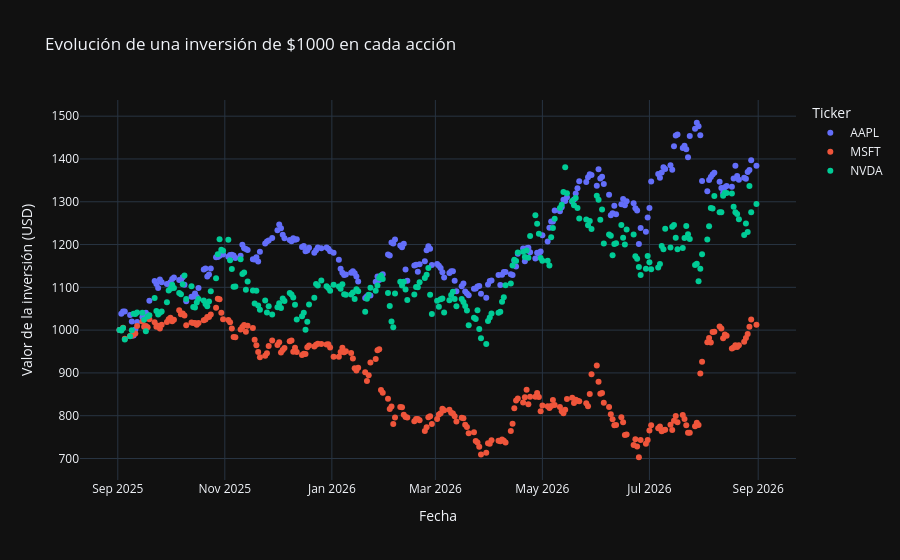

Notebook cell for this chart:
### Code cell
import plotly.io as pio
#print(pio.renderers) # imprimimos el renderizador por defecto de plotly express, que es 
#pio.renderers.default = "vscode" # cambiamos el renderizador por defecto de plotly expre
inversion = (precios / precios.values[0]) * 1000
px.scatter(inversion,
        title="Evolución de una inversión de $1000 en cada acción",#calculamos la evolucio
        labels={"value":"Valor de la inversión (USD)", "Date":"Fecha"},
        template="plotly_dark"#Grafica oscura, si queremos una grafica clara podemos poner
        )

### Figure 1 — Plotly figure (JSON) as saved in the notebook; plotly's stock layout.template omitted (floating-point values rounded to 4 significant figures; data arrays with more than 128 entries replaced by an {"elided": "..."} marker saying what was removed)
{"data": [{"hovertemplate": "Ticker=AAPL<br>Fecha=%{x}<br>Valor de la inversión (USD)=%{y}<extra></extra>", "legendgroup": "AAPL", "marker": {"color": "#636efa", "symbol": "circle"}, "mode": "markers", "name": "AAPL", "orientation": "v", "showlegend": true, "type": "scatter", "x": {"elided": "251 str values"}, "xaxis": "x", "y": {"elided": "251 float values"}, "yaxis": "y"}, {"hovertemplate": "Ticker=MSFT<br>Fecha=%{x}<br>Valor de la inversión (USD)=%{y}<extra></extra>", "legendgroup": "MSFT", "marker": {"color": "#EF553B", "symbol": "circle"}, "mode": "markers", "name": "MSFT", "orientation": "v", "showlegend": true, "type": "scatter", "x": {"elided": "251 str values"}, "xaxis": "x", "y": {"elided": "251 float values"}, "yaxis": "y"}, {"hovertemplate": "Ticker=NVDA<br>Fecha=%{x}<br>Valor de la inversión (USD)=%{y}<extra></extra>", "legendgroup": "NVDA", "marker": {"color": "#00cc96", "symbol": "circle"}, "mode": "markers", "name": "NVDA", "orientation": "v", "showlegend": true, "type": "scatter", "x": {"elided": "251 str values"}, "xaxis": "x", "y": {"elided": "251 float values"}, "yaxis": "y"}], "layout": {"legend": {"title": {"text": "Ticker"}, "tracegroupgap": 0}, "title": {"text": "Evolución de una inversión de $1000 en cada acción"}, "xaxis": {"anchor": "y", "domain": [0, 1], "title": {"text": "Fecha"}}, "yaxis": {"anchor": "x", "domain": [0, 1], "title": {"text": "Valor de la inversión (USD)"}}}}
